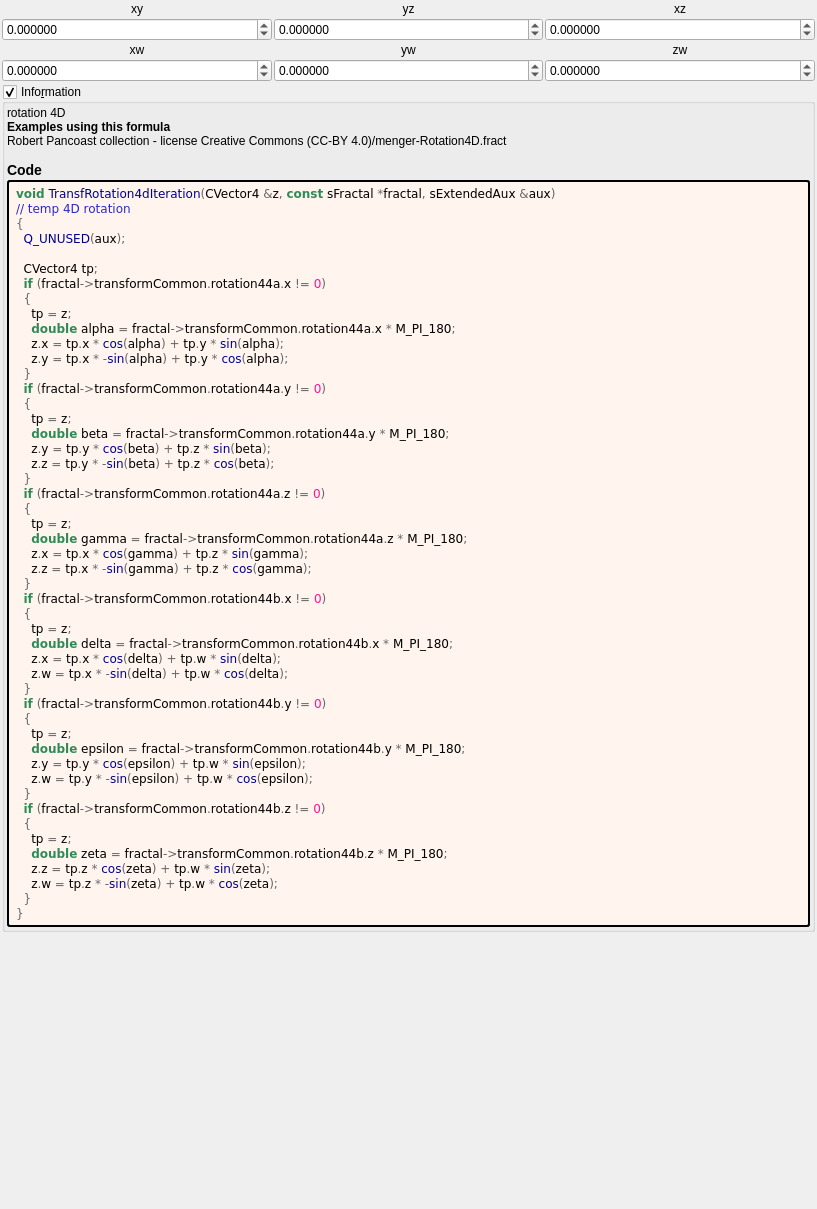
 <widget class="QWidget" name="Form">
  <property name="geometry">
   <rect>
    <x>0</x>
    <y>0</y>
    <width>817</width>
    <height>1209</height>
   </rect>
  </property>
  <property name="windowTitle">
   <string notr="true">transf_rotation4d</string>
  </property>
  <layout class="QVBoxLayout" name="verticalLayout">
   <property name="spacing">
    <number>2</number>
   </property>
   <property name="leftMargin">
    <number>2</number>
   </property>
   <property name="topMargin">
    <number>2</number>
   </property>
   <property name="rightMargin">
    <number>2</number>
   </property>
   <property name="bottomMargin">
    <number>2</number>
   </property>
   <item>
    <layout class="QGridLayout" name="gridLayout_11">
     <property name="spacing">
      <number>2</number>
     </property>
     <item row="1" column="2">
      <widget class="MyDoubleSpinBox" name="spinboxd3_transf_rotation44a_z">
       <property name="sizePolicy">
        <sizepolicy hsizetype="Minimum" vsizetype="Maximum">
         <horstretch>0</horstretch>
         <verstretch>0</verstretch>
        </sizepolicy>
       </property>
       <property name="prefix">
        <string/>
       </property>
       <property name="suffix">
        <string/>
       </property>
       <property name="decimals">
        <number>6</number>
       </property>
       <property name="minimum">
        <double>-180.000000000000000</double>
       </property>
       <property name="maximum">
        <double>180.000000000000000</double>
       </property>
       <property name="singleStep">
        <double>1.000000000000000</double>
       </property>
      </widget>
     </item>
     <item row="0" column="2">
      <widget class="QLabel" name="label_37">
       <property name="text">
        <string notr="true">xz</string>
       </property>
       <property name="alignment">
        <set>Qt::AlignCenter</set>
       </property>
      </widget>
     </item>
     <item row="1" column="1">
      <widget class="MyDoubleSpinBox" name="spinboxd3_transf_rotation44a_y">
       <property name="sizePolicy">
        <sizepolicy hsizetype="Minimum" vsizetype="Maximum">
         <horstretch>0</horstretch>
         <verstretch>0</verstretch>
        </sizepolicy>
       </property>
       <property name="prefix">
        <string/>
       </property>
       <property name="suffix">
        <string/>
       </property>
       <property name="decimals">
        <number>6</number>
       </property>
       <property name="minimum">
        <double>-180.000000000000000</double>
       </property>
       <property name="maximum">
        <double>180.000000000000000</double>
       </property>
       <property name="singleStep">
        <double>1.000000000000000</double>
       </property>
      </widget>
     </item>
     <item row="0" column="0">
      <widget class="QLabel" name="label_40">
       <property name="text">
        <string notr="true">xy</string>
       </property>
       <property name="alignment">
        <set>Qt::AlignCenter</set>
       </property>
      </widget>
     </item>
     <item row="1" column="0">
      <widget class="MyDoubleSpinBox" name="spinboxd3_transf_rotation44a_x">
       <property name="sizePolicy">
        <sizepolicy hsizetype="Minimum" vsizetype="Maximum">
         <horstretch>0</horstretch>
         <verstretch>0</verstretch>
        </sizepolicy>
       </property>
       <property name="prefix">
        <string/>
       </property>
       <property name="suffix">
        <string/>
       </property>
       <property name="decimals">
        <number>6</number>
       </property>
       <property name="minimum">
        <double>-180.000000000000000</double>
       </property>
       <property name="maximum">
        <double>180.000000000000000</double>
       </property>
       <property name="singleStep">
        <double>1.000000000000000</double>
       </property>
      </widget>
     </item>
     <item row="0" column="1">
      <widget class="QLabel" name="label_38">
       <property name="text">
        <string notr="true">yz</string>
       </property>
       <property name="alignment">
        <set>Qt::AlignCenter</set>
       </property>
      </widget>
     </item>
    </layout>
   </item>
   <item>
    <layout class="QGridLayout" name="gridLayout_14">
     <property name="spacing">
      <number>2</number>
     </property>
     <item row="2" column="0">
      <widget class="MyDoubleSpinBox" name="spinboxd3_transf_rotation44b_x">
       <property name="sizePolicy">
        <sizepolicy hsizetype="Minimum" vsizetype="Maximum">
         <horstretch>0</horstretch>
         <verstretch>0</verstretch>
        </sizepolicy>
       </property>
       <property name="prefix">
        <string/>
       </property>
       <property name="suffix">
        <string/>
       </property>
       <property name="decimals">
        <number>6</number>
       </property>
       <property name="minimum">
        <double>-180.000000000000000</double>
       </property>
       <property name="maximum">
        <double>180.000000000000000</double>
       </property>
       <property name="singleStep">
        <double>1.000000000000000</double>
       </property>
      </widget>
     </item>
     <item row="2" column="2">
      <widget class="MyDoubleSpinBox" name="spinboxd3_transf_rotation44b_z">
       <property name="sizePolicy">
        <sizepolicy hsizetype="Minimum" vsizetype="Maximum">
         <horstretch>0</horstretch>
         <verstretch>0</verstretch>
        </sizepolicy>
       </property>
       <property name="prefix">
        <string/>
       </property>
       <property name="suffix">
        <string/>
       </property>
       <property name="decimals">
        <number>6</number>
       </property>
       <property name="minimum">
        <double>-180.000000000000000</double>
       </property>
       <property name="maximum">
        <double>180.000000000000000</double>
       </property>
       <property name="singleStep">
        <double>1.000000000000000</double>
       </property>
      </widget>
     </item>
     <item row="2" column="1">
      <widget class="MyDoubleSpinBox" name="spinboxd3_transf_rotation44b_y">
       <property name="sizePolicy">
        <sizepolicy hsizetype="Minimum" vsizetype="Maximum">
         <horstretch>0</horstretch>
         <verstretch>0</verstretch>
        </sizepolicy>
       </property>
       <property name="prefix">
        <string/>
       </property>
       <property name="suffix">
        <string/>
       </property>
       <property name="decimals">
        <number>6</number>
       </property>
       <property name="minimum">
        <double>-180.000000000000000</double>
       </property>
       <property name="maximum">
        <double>180.000000000000000</double>
       </property>
       <property name="singleStep">
        <double>1.000000000000000</double>
       </property>
      </widget>
     </item>
     <item row="1" column="2">
      <widget class="QLabel" name="label_48">
       <property name="text">
        <string notr="true">zw</string>
       </property>
       <property name="alignment">
        <set>Qt::AlignCenter</set>
       </property>
      </widget>
     </item>
     <item row="1" column="0">
      <widget class="QLabel" name="label_50">
       <property name="text">
        <string notr="true">xw</string>
       </property>
       <property name="alignment">
        <set>Qt::AlignCenter</set>
       </property>
      </widget>
     </item>
     <item row="1" column="1">
      <widget class="QLabel" name="label_49">
       <property name="text">
        <string notr="true">yw</string>
       </property>
       <property name="alignment">
        <set>Qt::AlignCenter</set>
       </property>
      </widget>
     </item>
    </layout>
   </item>
   <item>
    <widget class="MyGroupBox" name="groupCheck_info">
     <property name="title">
      <string>Info&amp;rmation</string>
     </property>
     <property name="flat">
      <bool>false</bool>
     </property>
     <property name="checkable">
      <bool>true</bool>
     </property>
     <layout class="QVBoxLayout" name="verticalLayout_2">
      <property name="spacing">
       <number>2</number>
      </property>
      <property name="leftMargin">
       <number>2</number>
      </property>
      <property name="topMargin">
       <number>2</number>
      </property>
      <property name="rightMargin">
       <number>2</number>
      </property>
      <property name="bottomMargin">
       <number>2</number>
      </property>
      <item>
       <widget class="QLabel" name="label_information_general">
        <property name="text">
         <string notr="true">&lt;p&gt;rotation 4D&lt;/p&gt;&lt;table&gt;
&lt;/table&gt;
&lt;br&gt;&lt;b&gt;Examples using this formula&lt;/b&gt;&lt;br&gt;Robert Pancoast collection - license Creative Commons (CC-BY 4.0)/menger-Rotation4D.fract&lt;h3&gt;Code&lt;/h3&gt;</string>
        </property>
        <property name="wordWrap">
         <bool>true</bool>
        </property>
        <property name="openExternalLinks">
         <bool>true</bool>
        </property>
        <property name="textInteractionFlags">
         <set>Qt::LinksAccessibleByMouse|Qt::TextSelectableByMouse</set>
        </property>
       </widget>
      </item>
      <item>
       <widget class="QLabel" name="label_code_content">
        <property name="styleSheet">
         <string notr="true">border-style: outset; border-width: 2px; border-radius: 3px; border-color: black; background-color: #fff5ee; padding: 4px;</string>
        </property>
        <property name="text">
         <string notr="true">&lt;body style=&quot;background-color:#fff5ee&quot;&gt;
&lt;pre style=&quot;color:#000000; background-color:#fff5ee;  font-family:'Courier New',monospace;&quot;&gt;&lt;span style=&quot;color:#2e8b57; font-weight:bold&quot;&gt;void&lt;/span&gt; &lt;span style=&quot;color:#00008f&quot;&gt;TransfRotation4dIteration&lt;/span&gt;&lt;span style=&quot;color:#676767&quot;&gt;(&lt;/span&gt;CVector4 &lt;span style=&quot;color:#676767&quot;&gt;&amp;amp;&lt;/span&gt;z&lt;span style=&quot;color:#676767&quot;&gt;,&lt;/span&gt; &lt;span style=&quot;color:#2e8b57; font-weight:bold&quot;&gt;const&lt;/span&gt; sFractal &lt;span style=&quot;color:#676767&quot;&gt;*&lt;/span&gt;fractal&lt;span style=&quot;color:#676767&quot;&gt;,&lt;/span&gt; sExtendedAux &lt;span style=&quot;color:#676767&quot;&gt;&amp;amp;&lt;/span&gt;aux&lt;span style=&quot;color:#676767&quot;&gt;)&lt;/span&gt;
&lt;span style=&quot;color:#2929cc&quot;&gt;// temp 4D rotation&lt;/span&gt;
&lt;span style=&quot;color:#676767&quot;&gt;{&lt;/span&gt;
  &lt;span style=&quot;color:#00008f&quot;&gt;Q_UNUSED&lt;/span&gt;&lt;span style=&quot;color:#676767&quot;&gt;(&lt;/span&gt;aux&lt;span style=&quot;color:#676767&quot;&gt;);&lt;/span&gt;

  CVector4 tp&lt;span style=&quot;color:#676767&quot;&gt;;&lt;/span&gt;
  &lt;span style=&quot;color:#2e8b57; font-weight:bold&quot;&gt;if&lt;/span&gt; &lt;span style=&quot;color:#676767&quot;&gt;(&lt;/span&gt;fractal&lt;span style=&quot;color:#676767&quot;&gt;-&amp;gt;&lt;/span&gt;transformCommon&lt;span style=&quot;color:#676767&quot;&gt;.&lt;/span&gt;rotation44a&lt;span style=&quot;color:#676767&quot;&gt;.&lt;/span&gt;x &lt;span style=&quot;color:#676767&quot;&gt;!=&lt;/span&gt; &lt;span style=&quot;color:#ff1493&quot;&gt;0&lt;/span&gt;&lt;span style=&quot;color:#676767&quot;&gt;)&lt;/span&gt;
  &lt;span style=&quot;color:#676767&quot;&gt;{&lt;/span&gt;
    tp &lt;span style=&quot;color:#676767&quot;&gt;=&lt;/span&gt; z&lt;span style=&quot;color:#676767&quot;&gt;;&lt;/span&gt;
    &lt;span style=&quot;color:#2e8b57; font-weight:bold&quot;&gt;double&lt;/span&gt; alpha &lt;span style=&quot;color:#676767&quot;&gt;=&lt;/span&gt; fractal&lt;span style=&quot;color:#676767&quot;&gt;-&amp;gt;&lt;/span&gt;transformCommon&lt;span style=&quot;color:#676767&quot;&gt;.&lt;/span&gt;rotation44a&lt;span style=&quot;color:#676767&quot;&gt;.&lt;/span&gt;x &lt;span style=&quot;color:#676767&quot;&gt;*&lt;/span&gt; M_PI_180&lt;span style=&quot;color:#676767&quot;&gt;;&lt;/span&gt;
    z&lt;span style=&quot;color:#676767&quot;&gt;.&lt;/span&gt;x &lt;span style=&quot;color:#676767&quot;&gt;=&lt;/span&gt; tp&lt;span style=&quot;color:#676767&quot;&gt;.&lt;/span&gt;x &lt;span style=&quot;color:#676767&quot;&gt;*&lt;/span&gt; &lt;span style=&quot;color:#00008f&quot;&gt;cos&lt;/span&gt;&lt;span style=&quot;color:#676767&quot;&gt;(&lt;/span&gt;alpha&lt;span style=&quot;color:#676767&quot;&gt;) +&lt;/span&gt; tp&lt;span style=&quot;color:#676767&quot;&gt;.&lt;/span&gt;y &lt;span style=&quot;color:#676767&quot;&gt;*&lt;/span&gt; &lt;span style=&quot;color:#00008f&quot;&gt;sin&lt;/span&gt;&lt;span style=&quot;color:#676767&quot;&gt;(&lt;/span&gt;alpha&lt;span style=&quot;color:#676767&quot;&gt;);&lt;/span&gt;
    z&lt;span style=&quot;color:#676767&quot;&gt;.&lt;/span&gt;y &lt;span style=&quot;color:#676767&quot;&gt;=&lt;/span&gt; tp&lt;span style=&quot;color:#676767&quot;&gt;.&lt;/span&gt;x &lt;span style=&quot;color:#676767&quot;&gt;* -&lt;/span&gt;&lt;span style=&quot;color:#00008f&quot;&gt;sin&lt;/span&gt;&lt;span style=&quot;color:#676767&quot;&gt;(&lt;/span&gt;alpha&lt;span style=&quot;color:#676767&quot;&gt;) +&lt;/span&gt; tp&lt;span style=&quot;color:#676767&quot;&gt;.&lt;/span&gt;y &lt;span style=&quot;color:#676767&quot;&gt;*&lt;/span&gt; &lt;span style=&quot;color:#00008f&quot;&gt;cos&lt;/span&gt;&lt;span style=&quot;color:#676767&quot;&gt;(&lt;/span&gt;alpha&lt;span style=&quot;color:#676767&quot;&gt;);&lt;/span&gt;
  &lt;span style=&quot;color:#676767&quot;&gt;}&lt;/span&gt;
  &lt;span style=&quot;color:#2e8b57; font-weight:bold&quot;&gt;if&lt;/span&gt; &lt;span style=&quot;color:#676767&quot;&gt;(&lt;/span&gt;fractal&lt;span style=&quot;color:#676767&quot;&gt;-&amp;gt;&lt;/span&gt;transformCommon&lt;span style=&quot;color:#676767&quot;&gt;.&lt;/span&gt;rotation44a&lt;span style=&quot;color:#676767&quot;&gt;.&lt;/span&gt;y &lt;span style=&quot;color:#676767&quot;&gt;!=&lt;/span&gt; &lt;span style=&quot;color:#ff1493&quot;&gt;0&lt;/span&gt;&lt;span style=&quot;color:#676767&quot;&gt;)&lt;/span&gt;
  &lt;span style=&quot;color:#676767&quot;&gt;{&lt;/span&gt;
    tp &lt;span style=&quot;color:#676767&quot;&gt;=&lt;/span&gt; z&lt;span style=&quot;color:#676767&quot;&gt;;&lt;/span&gt;
    &lt;span style=&quot;color:#2e8b57; font-weight:bold&quot;&gt;double&lt;/span&gt; beta &lt;span style=&quot;color:#676767&quot;&gt;=&lt;/span&gt; fractal&lt;span style=&quot;color:#676767&quot;&gt;-&amp;gt;&lt;/span&gt;transformCommon&lt;span style=&quot;color:#676767&quot;&gt;.&lt;/span&gt;rotation44a&lt;span style=&quot;color:#676767&quot;&gt;.&lt;/span&gt;y &lt;span style=&quot;color:#676767&quot;&gt;*&lt;/span&gt; M_PI_180&lt;span style=&quot;color:#676767&quot;&gt;;&lt;/span&gt;
    z&lt;span style=&quot;color:#676767&quot;&gt;.&lt;/span&gt;y &lt;span style=&quot;color:#676767&quot;&gt;=&lt;/span&gt; tp&lt;span style=&quot;color:#676767&quot;&gt;.&lt;/span&gt;y &lt;span style=&quot;color:#676767&quot;&gt;*&lt;/span&gt; &lt;span style=&quot;color:#00008f&quot;&gt;cos&lt;/span&gt;&lt;span style=&quot;color:#676767&quot;&gt;(&lt;/span&gt;beta&lt;span style=&quot;color:#676767&quot;&gt;) +&lt;/span&gt; tp&lt;span style=&quot;color:#676767&quot;&gt;.&lt;/span&gt;z &lt;span style=&quot;color:#676767&quot;&gt;*&lt;/span&gt; &lt;span style=&quot;color:#00008f&quot;&gt;sin&lt;/span&gt;&lt;span style=&quot;color:#676767&quot;&gt;(&lt;/span&gt;beta&lt;span style=&quot;color:#676767&quot;&gt;);&lt;/span&gt;
    z&lt;span style=&quot;color:#676767&quot;&gt;.&lt;/span&gt;z &lt;span style=&quot;color:#676767&quot;&gt;=&lt;/span&gt; tp&lt;span style=&quot;color:#676767&quot;&gt;.&lt;/span&gt;y &lt;span style=&quot;color:#676767&quot;&gt;* -&lt;/span&gt;&lt;span style=&quot;color:#00008f&quot;&gt;sin&lt;/span&gt;&lt;span style=&quot;color:#676767&quot;&gt;(&lt;/span&gt;beta&lt;span style=&quot;color:#676767&quot;&gt;) +&lt;/span&gt; tp&lt;span style=&quot;color:#676767&quot;&gt;.&lt;/span&gt;z &lt;span style=&quot;color:#676767&quot;&gt;*&lt;/span&gt; &lt;span style=&quot;color:#00008f&quot;&gt;cos&lt;/span&gt;&lt;span style=&quot;color:#676767&quot;&gt;(&lt;/span&gt;beta&lt;span style=&quot;color:#676767&quot;&gt;);&lt;/span&gt;
  &lt;span style=&quot;color:#676767&quot;&gt;}&lt;/span&gt;
  &lt;span style=&quot;color:#2e8b57; font-weight:bold&quot;&gt;if&lt;/span&gt; &lt;span style=&quot;color:#676767&quot;&gt;(&lt;/span&gt;fractal&lt;span style=&quot;color:#676767&quot;&gt;-&amp;gt;&lt;/span&gt;transformCommon&lt;span style=&quot;color:#676767&quot;&gt;.&lt;/span&gt;rotation44a&lt;span style=&quot;color:#676767&quot;&gt;.&lt;/span&gt;z &lt;span style=&quot;color:#676767&quot;&gt;!=&lt;/span&gt; &lt;span style=&quot;color:#ff1493&quot;&gt;0&lt;/span&gt;&lt;span style=&quot;color:#676767&quot;&gt;)&lt;/span&gt;
  &lt;span style=&quot;color:#676767&quot;&gt;{&lt;/span&gt;
    tp &lt;span style=&quot;color:#676767&quot;&gt;=&lt;/span&gt; z&lt;span style=&quot;color:#676767&quot;&gt;;&lt;/span&gt;
    &lt;span style=&quot;color:#2e8b57; font-weight:bold&quot;&gt;double&lt;/span&gt; gamma &lt;span style=&quot;color:#676767&quot;&gt;=&lt;/span&gt; fractal&lt;span style=&quot;color:#676767&quot;&gt;-&amp;gt;&lt;/span&gt;transformCommon&lt;span style=&quot;color:#676767&quot;&gt;.&lt;/span&gt;rotation44a&lt;span style=&quot;color:#676767&quot;&gt;.&lt;/span&gt;z &lt;span style=&quot;color:#676767&quot;&gt;*&lt;/span&gt; M_PI_180&lt;span style=&quot;color:#676767&quot;&gt;;&lt;/span&gt;
    z&lt;span style=&quot;color:#676767&quot;&gt;.&lt;/span&gt;x &lt;span style=&quot;color:#676767&quot;&gt;=&lt;/span&gt; tp&lt;span style=&quot;color:#676767&quot;&gt;.&lt;/span&gt;x &lt;span style=&quot;color:#676767&quot;&gt;*&lt;/span&gt; &lt;span style=&quot;color:#00008f&quot;&gt;cos&lt;/span&gt;&lt;span style=&quot;color:#676767&quot;&gt;(&lt;/span&gt;gamma&lt;span style=&quot;color:#676767&quot;&gt;) +&lt;/span&gt; tp&lt;span style=&quot;color:#676767&quot;&gt;.&lt;/span&gt;z &lt;span style=&quot;color:#676767&quot;&gt;*&lt;/span&gt; &lt;span style=&quot;color:#00008f&quot;&gt;sin&lt;/span&gt;&lt;span style=&quot;color:#676767&quot;&gt;(&lt;/span&gt;gamma&lt;span style=&quot;color:#676767&quot;&gt;);&lt;/span&gt;
    z&lt;span style=&quot;color:#676767&quot;&gt;.&lt;/span&gt;z &lt;span style=&quot;color:#676767&quot;&gt;=&lt;/span&gt; tp&lt;span style=&quot;color:#676767&quot;&gt;.&lt;/span&gt;x &lt;span style=&quot;color:#676767&quot;&gt;* -&lt;/span&gt;&lt;span style=&quot;color:#00008f&quot;&gt;sin&lt;/span&gt;&lt;span style=&quot;color:#676767&quot;&gt;(&lt;/span&gt;gamma&lt;span style=&quot;color:#676767&quot;&gt;) +&lt;/span&gt; tp&lt;span style=&quot;color:#676767&quot;&gt;.&lt;/span&gt;z &lt;span style=&quot;color:#676767&quot;&gt;*&lt;/span&gt; &lt;span style=&quot;color:#00008f&quot;&gt;cos&lt;/span&gt;&lt;span style=&quot;color:#676767&quot;&gt;(&lt;/span&gt;gamma&lt;span style=&quot;color:#676767&quot;&gt;);&lt;/span&gt;
  &lt;span style=&quot;color:#676767&quot;&gt;}&lt;/span&gt;
  &lt;span style=&quot;color:#2e8b57; font-weight:bold&quot;&gt;if&lt;/span&gt; &lt;span style=&quot;color:#676767&quot;&gt;(&lt;/span&gt;fractal&lt;span style=&quot;color:#676767&quot;&gt;-&amp;gt;&lt;/span&gt;transformCommon&lt;span style=&quot;color:#676767&quot;&gt;.&lt;/span&gt;rotation44b&lt;span style=&quot;color:#676767&quot;&gt;.&lt;/span&gt;x &lt;span style=&quot;color:#676767&quot;&gt;!=&lt;/span&gt; &lt;span style=&quot;color:#ff1493&quot;&gt;0&lt;/span&gt;&lt;span style=&quot;color:#676767&quot;&gt;)&lt;/span&gt;
  &lt;span style=&quot;color:#676767&quot;&gt;{&lt;/span&gt;
    tp &lt;span style=&quot;color:#676767&quot;&gt;=&lt;/span&gt; z&lt;span style=&quot;color:#676767&quot;&gt;;&lt;/span&gt;
    &lt;span style=&quot;color:#2e8b57; font-weight:bold&quot;&gt;double&lt;/span&gt; delta &lt;span style=&quot;color:#676767&quot;&gt;=&lt;/span&gt; fractal&lt;span style=&quot;color:#676767&quot;&gt;-&amp;gt;&lt;/span&gt;transformCommon&lt;span style=&quot;color:#676767&quot;&gt;.&lt;/span&gt;rotation44b&lt;span style=&quot;color:#676767&quot;&gt;.&lt;/span&gt;x &lt;span style=&quot;color:#676767&quot;&gt;*&lt;/span&gt; M_PI_180&lt;span style=&quot;color:#676767&quot;&gt;;&lt;/span&gt;
    z&lt;span style=&quot;color:#676767&quot;&gt;.&lt;/span&gt;x &lt;span style=&quot;color:#676767&quot;&gt;=&lt;/span&gt; tp&lt;span style=&quot;color:#676767&quot;&gt;.&lt;/span&gt;x &lt;span style=&quot;color:#676767&quot;&gt;*&lt;/span&gt; &lt;span style=&quot;color:#00008f&quot;&gt;cos&lt;/span&gt;&lt;span style=&quot;color:#676767&quot;&gt;(&lt;/span&gt;delta&lt;span style=&quot;color:#676767&quot;&gt;) +&lt;/span&gt; tp&lt;span style=&quot;color:#676767&quot;&gt;.&lt;/span&gt;w &lt;span style=&quot;color:#676767&quot;&gt;*&lt;/span&gt; &lt;span style=&quot;color:#00008f&quot;&gt;sin&lt;/span&gt;&lt;span style=&quot;color:#676767&quot;&gt;(&lt;/span&gt;delta&lt;span style=&quot;color:#676767&quot;&gt;);&lt;/span&gt;
    z&lt;span style=&quot;color:#676767&quot;&gt;.&lt;/span&gt;w &lt;span style=&quot;color:#676767&quot;&gt;=&lt;/span&gt; tp&lt;span style=&quot;color:#676767&quot;&gt;.&lt;/span&gt;x &lt;span style=&quot;color:#676767&quot;&gt;* -&lt;/span&gt;&lt;span style=&quot;color:#00008f&quot;&gt;sin&lt;/span&gt;&lt;span style=&quot;color:#676767&quot;&gt;(&lt;/span&gt;delta&lt;span style=&quot;color:#676767&quot;&gt;) +&lt;/span&gt; tp&lt;span style=&quot;color:#676767&quot;&gt;.&lt;/span&gt;w &lt;span style=&quot;color:#676767&quot;&gt;*&lt;/span&gt; &lt;span style=&quot;color:#00008f&quot;&gt;cos&lt;/span&gt;&lt;span style=&quot;color:#676767&quot;&gt;(&lt;/span&gt;delta&lt;span style=&quot;color:#676767&quot;&gt;);&lt;/span&gt;
  &lt;span style=&quot;color:#676767&quot;&gt;}&lt;/span&gt;
  &lt;span style=&quot;color:#2e8b57; font-weight:bold&quot;&gt;if&lt;/span&gt; &lt;span style=&quot;color:#676767&quot;&gt;(&lt;/span&gt;fractal&lt;span style=&quot;color:#676767&quot;&gt;-&amp;gt;&lt;/span&gt;transformCommon&lt;span style=&quot;color:#676767&quot;&gt;.&lt;/span&gt;rotation44b&lt;span style=&quot;color:#676767&quot;&gt;.&lt;/span&gt;y &lt;span style=&quot;color:#676767&quot;&gt;!=&lt;/span&gt; &lt;span style=&quot;color:#ff1493&quot;&gt;0&lt;/span&gt;&lt;span style=&quot;color:#676767&quot;&gt;)&lt;/span&gt;
  &lt;span style=&quot;color:#676767&quot;&gt;{&lt;/span&gt;
    tp &lt;span style=&quot;color:#676767&quot;&gt;=&lt;/span&gt; z&lt;span style=&quot;color:#676767&quot;&gt;;&lt;/span&gt;
    &lt;span style=&quot;color:#2e8b57; font-weight:bold&quot;&gt;double&lt;/span&gt; epsilon &lt;span style=&quot;color:#676767&quot;&gt;=&lt;/span&gt; fractal&lt;span style=&quot;color:#676767&quot;&gt;-&amp;gt;&lt;/span&gt;transformCommon&lt;span style=&quot;color:#676767&quot;&gt;.&lt;/span&gt;rotation44b&lt;span style=&quot;color:#676767&quot;&gt;.&lt;/span&gt;y &lt;span style=&quot;color:#676767&quot;&gt;*&lt;/span&gt; M_PI_180&lt;span style=&quot;color:#676767&quot;&gt;;&lt;/span&gt;
    z&lt;span style=&quot;color:#676767&quot;&gt;.&lt;/span&gt;y &lt;span style=&quot;color:#676767&quot;&gt;=&lt;/span&gt; tp&lt;span style=&quot;color:#676767&quot;&gt;.&lt;/span&gt;y &lt;span style=&quot;color:#676767&quot;&gt;*&lt;/span&gt; &lt;span style=&quot;color:#00008f&quot;&gt;cos&lt;/span&gt;&lt;span style=&quot;color:#676767&quot;&gt;(&lt;/span&gt;epsilon&lt;span style=&quot;color:#676767&quot;&gt;) +&lt;/span&gt; tp&lt;span style=&quot;color:#676767&quot;&gt;.&lt;/span&gt;w &lt;span style=&quot;color:#676767&quot;&gt;*&lt;/span&gt; &lt;span style=&quot;color:#00008f&quot;&gt;sin&lt;/span&gt;&lt;span style=&quot;color:#676767&quot;&gt;(&lt;/span&gt;epsilon&lt;span style=&quot;color:#676767&quot;&gt;);&lt;/span&gt;
    z&lt;span style=&quot;color:#676767&quot;&gt;.&lt;/span&gt;w &lt;span style=&quot;color:#676767&quot;&gt;=&lt;/span&gt; tp&lt;span style=&quot;color:#676767&quot;&gt;.&lt;/span&gt;y &lt;span style=&quot;color:#676767&quot;&gt;* -&lt;/span&gt;&lt;span style=&quot;color:#00008f&quot;&gt;sin&lt;/span&gt;&lt;span style=&quot;color:#676767&quot;&gt;(&lt;/span&gt;epsilon&lt;span style=&quot;color:#676767&quot;&gt;) +&lt;/span&gt; tp&lt;span style=&quot;color:#676767&quot;&gt;.&lt;/span&gt;w &lt;span style=&quot;color:#676767&quot;&gt;*&lt;/span&gt; &lt;span style=&quot;color:#00008f&quot;&gt;cos&lt;/span&gt;&lt;span style=&quot;color:#676767&quot;&gt;(&lt;/span&gt;epsilon&lt;span style=&quot;color:#676767&quot;&gt;);&lt;/span&gt;
  &lt;span style=&quot;color:#676767&quot;&gt;}&lt;/span&gt;
  &lt;span style=&quot;color:#2e8b57; font-weight:bold&quot;&gt;if&lt;/span&gt; &lt;span style=&quot;color:#676767&quot;&gt;(&lt;/span&gt;fractal&lt;span style=&quot;color:#676767&quot;&gt;-&amp;gt;&lt;/span&gt;transformCommon&lt;span style=&quot;color:#676767&quot;&gt;.&lt;/span&gt;rotation44b&lt;span style=&quot;color:#676767&quot;&gt;.&lt;/span&gt;z &lt;span style=&quot;color:#676767&quot;&gt;!=&lt;/span&gt; &lt;span style=&quot;color:#ff1493&quot;&gt;0&lt;/span&gt;&lt;span style=&quot;color:#676767&quot;&gt;)&lt;/span&gt;
  &lt;span style=&quot;color:#676767&quot;&gt;{&lt;/span&gt;
    tp &lt;span style=&quot;color:#676767&quot;&gt;=&lt;/span&gt; z&lt;span style=&quot;color:#676767&quot;&gt;;&lt;/span&gt;
    &lt;span style=&quot;color:#2e8b57; font-weight:bold&quot;&gt;double&lt;/span&gt; zeta &lt;span style=&quot;color:#676767&quot;&gt;=&lt;/span&gt; fractal&lt;span style=&quot;color:#676767&quot;&gt;-&amp;gt;&lt;/span&gt;transformCommon&lt;span style=&quot;color:#676767&quot;&gt;.&lt;/span&gt;rotation44b&lt;span style=&quot;color:#676767&quot;&gt;.&lt;/span&gt;z &lt;span style=&quot;color:#676767&quot;&gt;*&lt;/span&gt; M_PI_180&lt;span style=&quot;color:#676767&quot;&gt;;&lt;/span&gt;
    z&lt;span style=&quot;color:#676767&quot;&gt;.&lt;/span&gt;z &lt;span style=&quot;color:#676767&quot;&gt;=&lt;/span&gt; tp&lt;span style=&quot;color:#676767&quot;&gt;.&lt;/span&gt;z &lt;span style=&quot;color:#676767&quot;&gt;*&lt;/span&gt; &lt;span style=&quot;color:#00008f&quot;&gt;cos&lt;/span&gt;&lt;span style=&quot;color:#676767&quot;&gt;(&lt;/span&gt;zeta&lt;span style=&quot;color:#676767&quot;&gt;) +&lt;/span&gt; tp&lt;span style=&quot;color:#676767&quot;&gt;.&lt;/span&gt;w &lt;span style=&quot;color:#676767&quot;&gt;*&lt;/span&gt; &lt;span style=&quot;color:#00008f&quot;&gt;sin&lt;/span&gt;&lt;span style=&quot;color:#676767&quot;&gt;(&lt;/span&gt;zeta&lt;span style=&quot;color:#676767&quot;&gt;);&lt;/span&gt;
    z&lt;span style=&quot;color:#676767&quot;&gt;.&lt;/span&gt;w &lt;span style=&quot;color:#676767&quot;&gt;=&lt;/span&gt; tp&lt;span style=&quot;color:#676767&quot;&gt;.&lt;/span&gt;z &lt;span style=&quot;color:#676767&quot;&gt;* -&lt;/span&gt;&lt;span style=&quot;color:#00008f&quot;&gt;sin&lt;/span&gt;&lt;span style=&quot;color:#676767&quot;&gt;(&lt;/span&gt;zeta&lt;span style=&quot;color:#676767&quot;&gt;) +&lt;/span&gt; tp&lt;span style=&quot;color:#676767&quot;&gt;.&lt;/span&gt;w &lt;span style=&quot;color:#676767&quot;&gt;*&lt;/span&gt; &lt;span style=&quot;color:#00008f&quot;&gt;cos&lt;/span&gt;&lt;span style=&quot;color:#676767&quot;&gt;(&lt;/span&gt;zeta&lt;span style=&quot;color:#676767&quot;&gt;);&lt;/span&gt;
  &lt;span style=&quot;color:#676767&quot;&gt;}&lt;/span&gt;
&lt;span style=&quot;color:#676767&quot;&gt;}&lt;/span&gt;
&lt;/pre&gt;
&lt;/body&gt;</string>
        </property>
        <property name="wordWrap">
         <bool>true</bool>
        </property>
        <property name="openExternalLinks">
         <bool>true</bool>
        </property>
        <property name="textInteractionFlags">
         <set>Qt::LinksAccessibleByMouse|Qt::TextSelectableByMouse</set>
        </property>
       </widget>
      </item>
     </layout>
    </widget>
   </item>
   <item>
    <spacer name="verticalSpacer">
     <property name="orientation">
      <enum>Qt::Vertical</enum>
     </property>
     <property name="sizeHint" stdset="0">
      <size>
       <width>20</width>
       <height>40</height>
      </size>
     </property>
    </spacer>
   </item>
  </layout>
 </widget>
